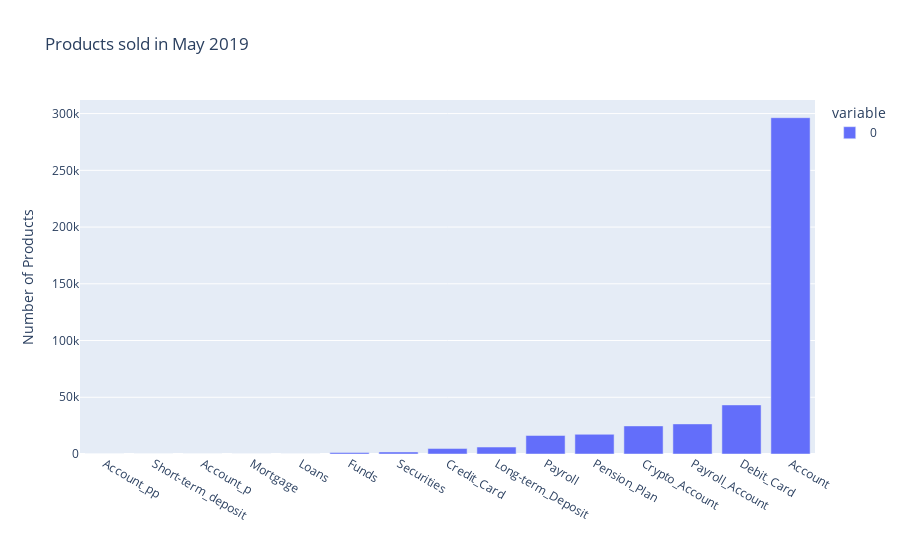

Here is the notebook cell this chart was saved with:
### Code cell
px.bar(products_sold,
    title = "Products sold in May 2019" , labels = {'index':'', 'value':'Number of Products'})

### Figure 1 — Plotly figure (JSON) as saved in the notebook; plotly's stock layout.template omitted (floating-point values rounded to 4 significant figures)
{"data": [{"alignmentgroup": "True", "hovertemplate": "variable=0<br>=%{x}<br>Number of Products=%{y}<extra></extra>", "legendgroup": "0", "marker": {"color": "#636efa", "pattern": {"shape": ""}}, "name": "0", "offsetgroup": "0", "orientation": "v", "showlegend": true, "textposition": "auto", "type": "bar", "x": ["Account_pp", "Short-term_deposit", "Account_p", "Mortgage", "Loans", "Funds", "Securities", "Credit_Card", "Long-term_Deposit", "Payroll", "Pension_Plan", "Crypto_Account", "Payroll_Account", "Debit_Card", "Account"], "xaxis": "x", "y": [0, 2, 2, 23, 30, 1315, 1789, 4801, 6129, 16333, 17353, 24751, 26529, 43261, 296380], "yaxis": "y"}], "layout": {"barmode": "relative", "legend": {"title": {"text": "variable"}, "tracegroupgap": 0}, "title": {"text": "Products sold in May 2019"}, "xaxis": {"anchor": "y", "domain": [0, 1], "title": {"text": ""}}, "yaxis": {"anchor": "x", "domain": [0, 1], "title": {"text": "Number of Products"}}}}
